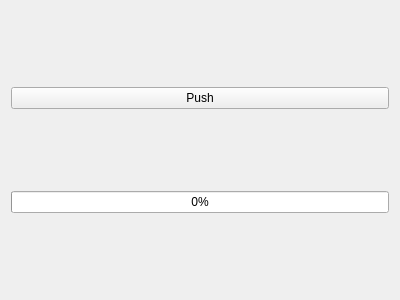
<?xml version="1.0" encoding="UTF-8"?>
<ui version="4.0">
 <class>Widget</class>
 <widget class="QWidget" name="Widget">
  <property name="geometry">
   <rect>
    <x>0</x>
    <y>0</y>
    <width>400</width>
    <height>300</height>
   </rect>
  </property>
  <property name="windowTitle">
   <string>Widget</string>
  </property>
  <layout class="QGridLayout" name="gridLayout">
   <item row="1" column="0">
    <widget class="QProgressBar" name="progressBar">
     <property name="value">
      <number>0</number>
     </property>
    </widget>
   </item>
   <item row="0" column="0">
    <widget class="QPushButton" name="push">
     <property name="text">
      <string>Push</string>
     </property>
    </widget>
   </item>
  </layout>
 </widget>
 <layoutdefault spacing="6" margin="11"/>
 <resources/>
 <connections/>
</ui>
